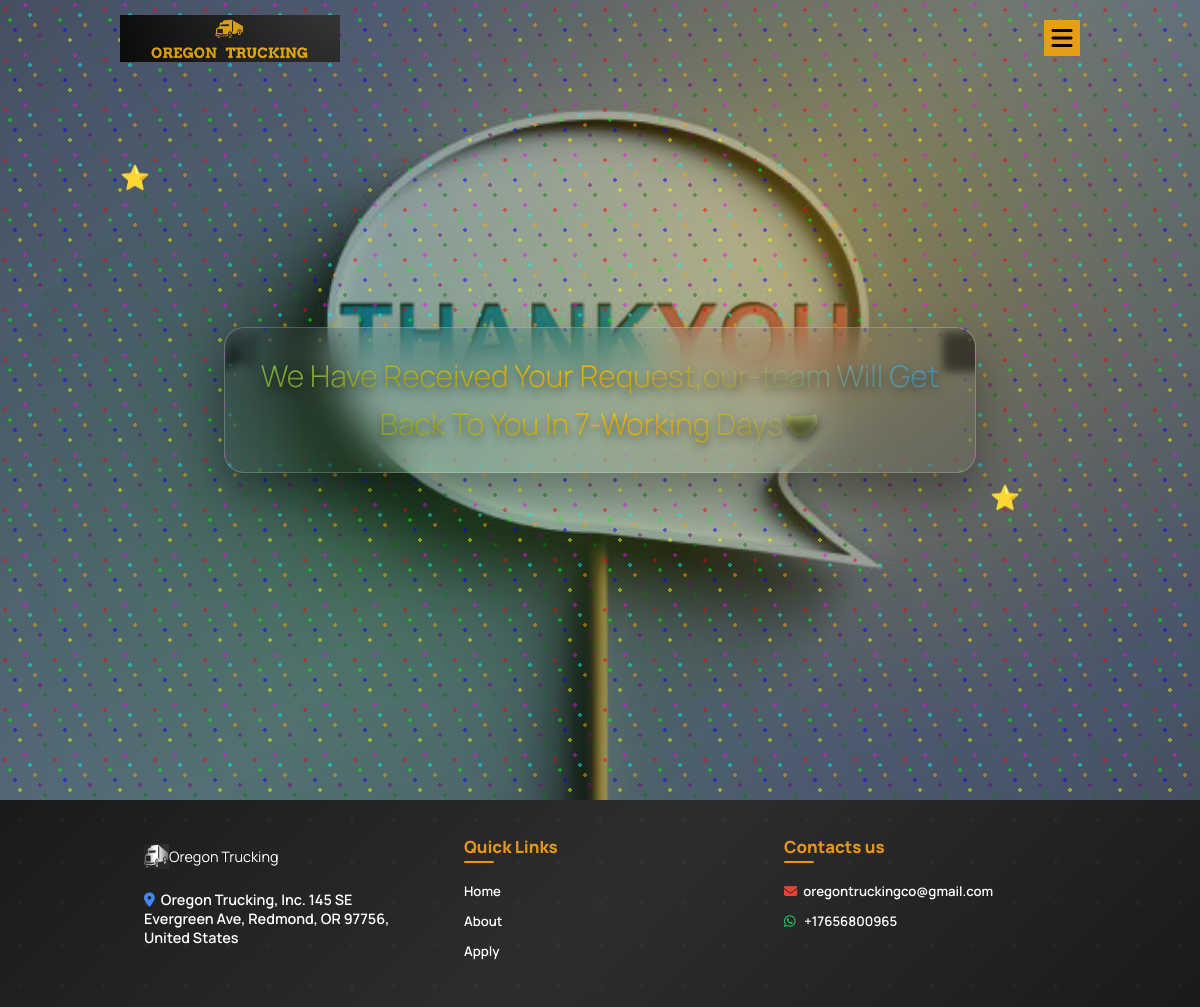
Screenshot of /thanks/1/truck-driver with the database file from the repository.
### driver/models.py (models this page shows, shortened)
class CompanyProfile(models.Model):
    name = models.CharField(max_length=50)
    email = models.EmailField()
    phone = models.CharField(max_length=50)
    address = models.CharField(max_length=150)
    logo = models.ImageField(upload_to='logo')
    home_img = models.ImageField(upload_to='home_img')
    confirm = models.ImageField(upload_to='confirm')
    thanks = models.ImageField(upload_to='thanks')
    video = models.FileField(upload_to='video')
    p1 = models.TextField()
    p2 = models.TextField()
    p3 = models.TextField()
    p4 = models.TextField()
    copyright = models.CharField(max_length=50)
    banner_h1 = models.CharField( max_length=50,default ='higher/top_text')
    banner_h3 = models.CharField( max_length=50, default = 'lower_text')
    favicon = models.ImageField(upload_to='logo',default='favicon.jpg')
    notification = models.ImageField(upload_to='logo',default='notification.jpg')
    class Meta:
        db_table = 'CompanyProfile'
        managed = True
        verbose_name = 'CompanyProfile'
        verbose_name_plural = 'CompanyProfile'

class ThanksEdit(models.Model):
    text = models.CharField( max_length=5000)
    time = models.DateTimeField(auto_now=True)
    class Meta:
        db_table = 'thanks edit'
        managed = True
        verbose_name = 'thanks edit'
        verbose_name_plural = 'thanks edits'

### driver/views.py (the view)
# urls.py: path('thanks/<str:id>/<str:slug>',views.thanks,name='thanks'),
def thanks(request,id,slug):
    applicant = ApplicationChoice.objects.get(pk=id)
    thanks_edit = ThanksEdit.objects.get(pk=1)
    context = {
        'applicant':applicant,
        'thanks_edit':thanks_edit,
    }
    return render(request,'received.html',context)

### driver/context_processor.py (called while the page is built)
def oregon(request):
    profile = CompanyProfile.objects.get(pk=1)
    context = {
        'profile': profile,
    }
    return context

### driver/templates/received.html
{% extends 'base.html' %}
{% load static %}
{% block header %}
  {% include 'header2.html' %}
{% endblock %}
{% block content %}
  {% if applicant %}
    <section class="success flf" style="background: url({{ profile.thanks.url }}) no-repeat center; background-size: cover;">
      <div class="floating-elements"></div>
      <div class="container">
        <h5>{{ thanks_edit.text }}</h5>
      </div>
    </section>
  {% endif %}
{% endblock %}
{% block footer %}
  {% include 'footer.html' %}
{% endblock %}

### driver/templates/header2.html (shortened to what this page needs)
{% load static %}
<header>
    <div class="container df_c_v jcsb">
        <a href="{% url 'homepage' %}" class="logo">
            <img src="{{profile.logo.url}}" alt="" />
        </a>
        <div class="menucontrols">
            <a href="javascript:void();" class="showmenu df_c_hv">
                <span class="fa-solid fa-bars"></span>
            </a>
        </div>
    </div>
</header>

### driver/templates/footer.html (shortened to what this page needs)
{% load static %}
<footer class="flf">
  <div class="container">
    <div class="row">
      <div class="column al df_c_v">
        <img src="{{ profile.favicon.url }}" alt="" style="height: 25px;width: 25px;" />
        <p>Oregon Trucking</p>
        <p>
          <a href="#map"><span class="fa-solid fa-location-dot"></span>{{ profile.address }}</a>
        </p>
      </div>
      <div class="column al df_c_v">
        <ul>
          <li>Quick Links</li>
          <li>
            <a href="{% url 'homepage' %}">Home</a>
          </li>
          <li>
            <a href="#about">About</a>
          </li>
          <li>
            <a href="#services">Apply</a>
          </li>
        </ul>
      </div>
      <div class="column al df_c_v">
        <ul>
          <li>Contacts us</li>
          <li>
            <a href="mailto:{{ profile.email }}"><i class="fa-solid fa-envelope"></i>{{ profile.email }}</a>
          </li>
          <li>
            <a href="sms:{{ profile.phone }}?&body=Hi%20there%20I%2520my%20name%20is%2520NAME"><span class="fa-brands fa-whatsapp"></span>&nbsp;{{ profile.phone }}</a>
          </li>
        </ul>
      </div>
    </div>
  </div>
</footer>

### driver/static/style-global.css (style rules this page uses)
* { box-sizing: border-box; -webkit-box-sizing: border-box; margin: 0; padding: 0; }
ol, ul { list-style: none; }
body { background: #fff; line-height: normal; overflow-x: hidden; }
a { text-decoration: none; }
.container { width: 75vw; margin: 0 auto 0 auto; }
.flf { float: left; width: 100%; }
.df_c_hv { display: flex; flex-wrap: wrap; justify-content: center; align-items: center; }
.df_c_v { display: flex; flex-wrap: wrap; align-items: center; }
.jcsb { justify-content: space-between; }

### driver/static/style-responsive.css (style rules this page uses)
@media (max-width:1200px) { .container { width: 80%; } }
@media (max-width:1200px) { header { padding: 15px 0; } }
@media (max-width:1200px) { header a.logo { font-size: 36px; } }
@media (max-width:1200px) { header a.logo img { float: left; width: 220px; height: auto; } }
@media (max-width:1200px) { .menucontrols a { width: 36px; height: 36px; font-size: 24px; } }
@media (max-width:1200px) { footer { padding: 35px 0; } }

### rows the page displays
CompanyProfile: logo (picture), thanks (picture), favicon (picture), address "Oregon Trucking, Inc. 145 SE Evergreen Ave, Redmond, OR 97756, United States", email "oregontruckingco@gmail.com", phone "+17656800965"
ThanksEdit: text "We Have Received Your Request,our-team Will Get Back To You In 7-Working Days🤝"
